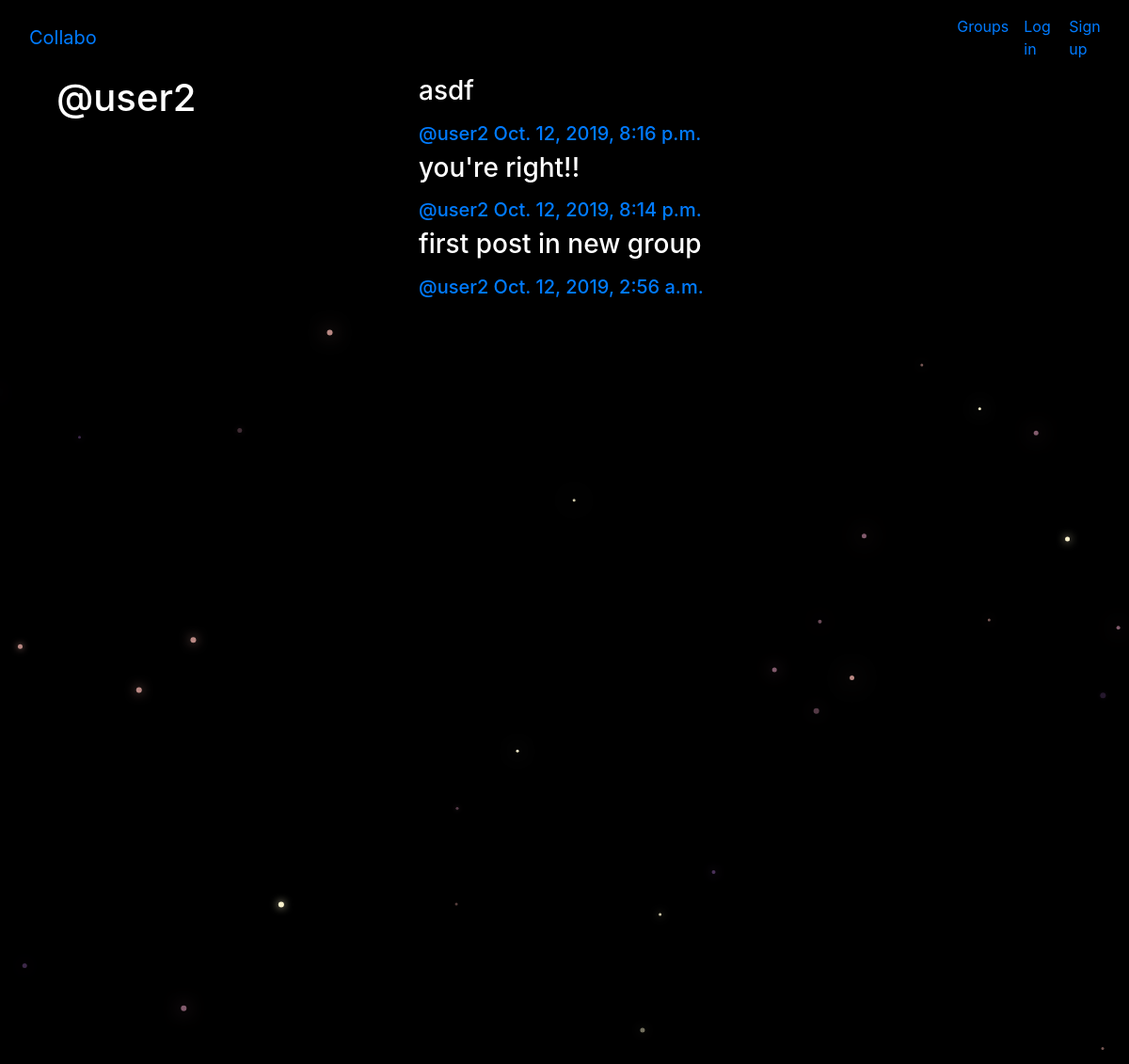
The page /posts/by/user2 on the database its author committed.
### posts/models.py (models this page shows, shortened)
class Post(models.Model):
    user = models.ForeignKey(User,related_name='posts',on_delete=models.CASCADE)
    created_at = models.DateTimeField(auto_now=True)
    message = models.TextField()
    message_html = models.TextField(editable=False)
    group = models.ForeignKey(Group,related_name='posts',null=True,blank=True,on_delete=models.CASCADE)
    class Meta:
        ordering = ['-created_at']
        unique_together = ['user','message']

### posts/views.py (the view)
# urls.py: path('by/<username>',views.UserPosts.as_view(),name='for_user'),
class UserPosts(generic.ListView):
    model = models.Post
    template_name = 'posts/user_post_list.html'
    def get_queryset(self):
        try:
            self.post_user = User.objects.prefetch_related('posts').get(username__iexact=self.kwargs.get('username'))
        except User.DoesNotExist:
            raise Http404
        else:
            return self.post_user.posts.all()
    def get_context_data(self,**kwargs):
        context = super().get_context_data(**kwargs)
        context['post_user'] = self.post_user
        return context

### posts/templates/posts/user_post_list.html
{% extends "posts/post_base.html" %}
{% block prepost %}
<div class="col-md-4">
  <h1>@{{post_user.username}}</h1>
</div>
{% endblock %}
{% block post_content %}
<div class="col-md-8">
  {% for post in post_list %}
    {% include "posts/_post.html" %}
  {% endfor %}
</div>
{% endblock %}

### posts/templates/posts/_post.html (shortened to what this page needs)
<div class="container">
  <h3>{{post.message_html|safe}}</h3>
  <div class="media-body">
    <h5 class="media-heading">
      <span class="username">
        <a href="{% url 'posts:for_user' username=post.user.username %}">@{{post.user.username}}</a>
      </span>
      <time class="time">
        <a href="{% url 'posts:single' username=post.user.username pk=post.pk %}">{{post.created_at}}</a>
      </time>
    </h5>
  </div>
</div>

### static/socialmedia/css/master.css (style rules this page uses)
body { margin: 0; overflow: hidden; background-color: black; color:white; }

### rows shown on the page
Post: message_html "asdf", user.username "user2", created_at "Oct. 12, 2019, 8:16 p.m."
Post: message_html "you're right!!", user.username "user2", created_at "Oct. 12, 2019, 8:14 p.m."
Post: message_html "first post in new group", user.username "user2", created_at "Oct. 12, 2019, 2:56 a.m."

### other values the page prints
{{ post_user.username }} "user2"
